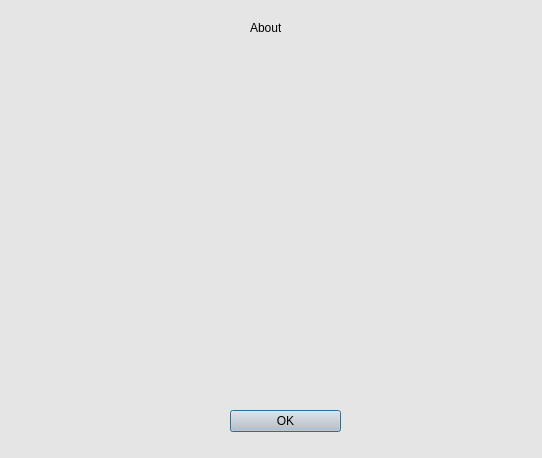
<?xml version="1.0" encoding="UTF-8"?>
<ui version="4.0">
 <class>newDialog3</class>
 <widget class="QDialog" name="newDialog3">
  <property name="geometry">
   <rect>
    <x>0</x>
    <y>0</y>
    <width>542</width>
    <height>458</height>
   </rect>
  </property>
  <property name="windowTitle">
   <string>Dialog</string>
  </property>
  <property name="styleSheet">
   <string notr="true">background-color: rgb(229, 229, 229);</string>
  </property>
  <widget class="QLabel" name="label">
   <property name="geometry">
    <rect>
     <x>250</x>
     <y>20</y>
     <width>31</width>
     <height>16</height>
    </rect>
   </property>
   <property name="styleSheet">
    <string notr="true">color: rgb(0, 0, 0);</string>
   </property>
   <property name="text">
    <string>About</string>
   </property>
  </widget>
  <widget class="QPushButton" name="pushButton">
   <property name="geometry">
    <rect>
     <x>230</x>
     <y>410</y>
     <width>111</width>
     <height>22</height>
    </rect>
   </property>
   <property name="styleSheet">
    <string notr="true">color: rgb(0, 0, 0);
background-color: rgb(198, 198, 198);</string>
   </property>
   <property name="text">
    <string>OK</string>
   </property>
  </widget>
 </widget>
 <resources/>
 <connections/>
</ui>
